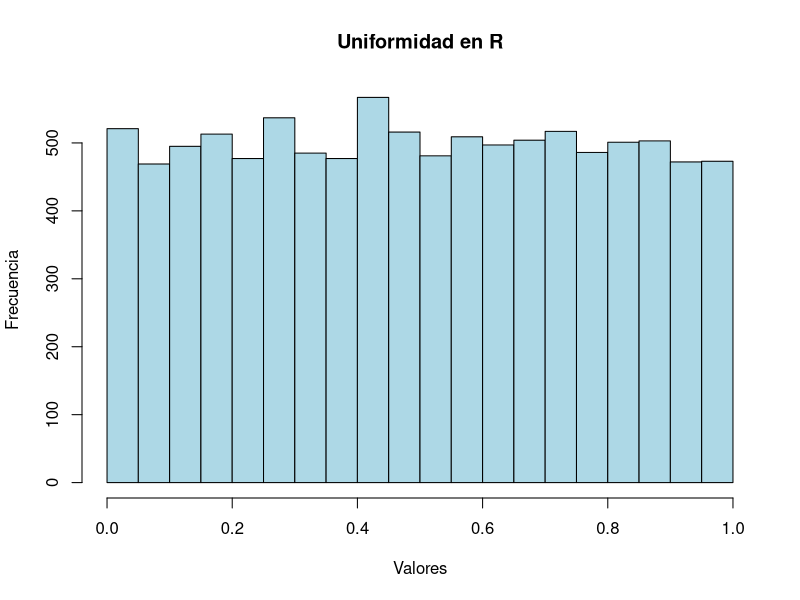

Here is the R script that generated this plot:
set.seed(123)
total <- 10000
numeros <- runif(total, min=0, max=1)  

cat("Promedio esperado ≈ 0.5\n")
cat("Promedio obtenido:", mean(numeros), "\n")

# Graficar histograma
hist(numeros, breaks=20, main="Uniformidad en R",
     xlab="Valores", ylab="Frecuencia", col="lightblue", border="black")
